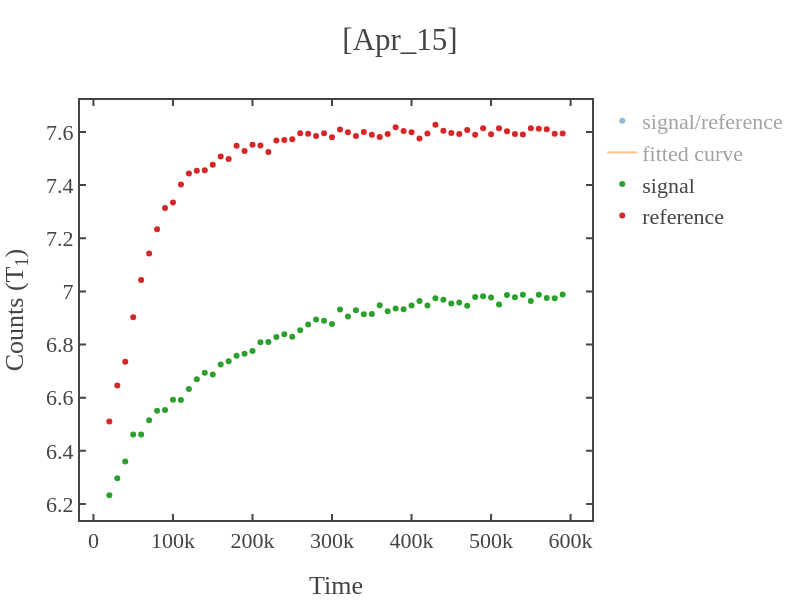

The notebook cell saved with this chart:
### Code cell
# loading the data 
load_data = dict(np.load(total_path))
time_axis,signal_photon,reference_samples,signal_samples = data_to_time_signal(load_data,samples,first=first_sig_ref)


x=time_axis[2:]
y=signal_photon[2:]
guess_parameters = np.array([0.7,1,500e3])  # input these paramters(serially) with your guess  
fitting_function = 'exp'   # y0+y_max*np.exp(-x/tau)
fitting_range = False   # for x-axis 

# fitting the data
x_fit,y_fit,coefficient,error_bars = fit_func(x,y,fit_range=fitting_range,func=fitting_function,guess_params=guess_parameters) 
if len(str(int(coefficient[2])))>7 or coefficient[2]<0:
    print('Fitted lifetime seems too long (more than 10ms) or negative.')
    print('If not expected for T1 exp, retry with increasing or decreasing the evolution time of the sequence.')
# plotting the data 
fig1 = simple_plot(x,y,show=False,x_name = "Time",y_name = "Counts (T<sub>1</sub>)",mode='markers',title=f'{date}',curve_name='signal/reference')
fig2 = simple_plot(x_fit,y_fit,show=False,x_name = "Time",y_name = "Counts (T<sub>1</sub>)",mode='lines',title=f'{date}',curve_name='fitted curve')
fig3 = simple_plot(x,signal_samples[1:],show=False,x_name = "Time",y_name = "Counts (T<sub>1</sub>)",mode='markers',title=f'{date}',curve_name='signal')
fig4 = simple_plot(x,reference_samples[1:],show=False,x_name = "Time",y_name = "Counts (T<sub>1</sub>)",mode='markers',title=f'{date}',curve_name='reference')

add_figures([fig1,fig2,fig3,fig4],show=True,x_name = "Time",y_name = "Counts (T<sub>1</sub>)",title=f'[{date}]')
